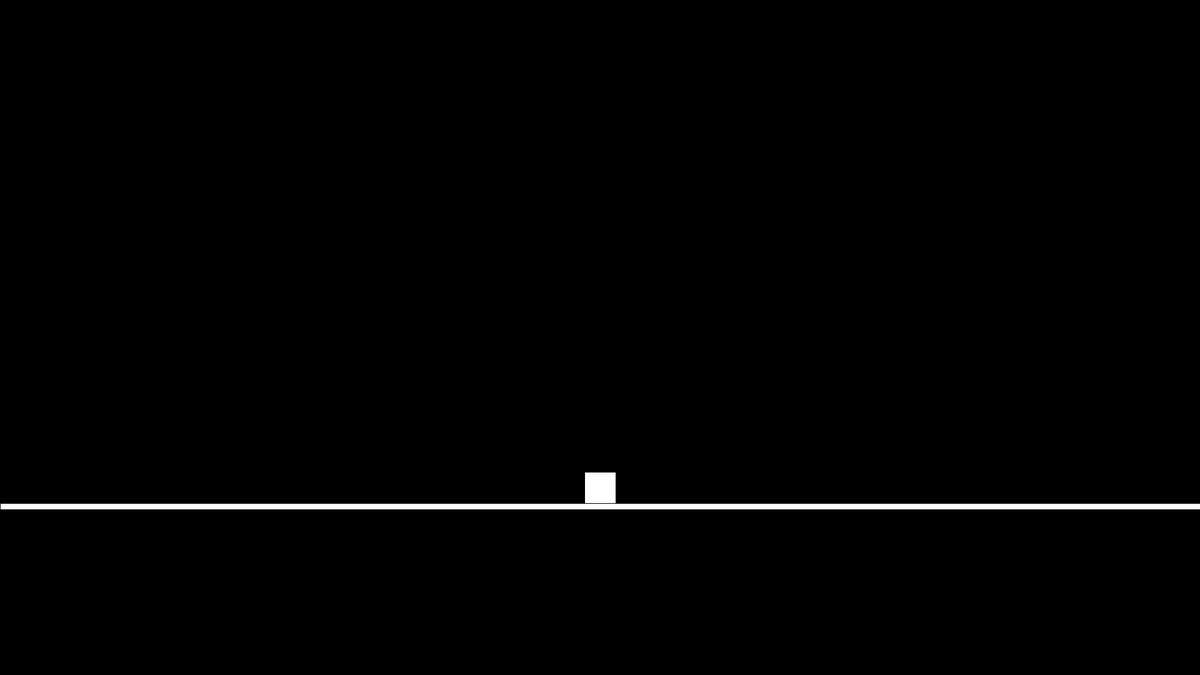
Frame 1 (no input)
Frame 60 (the mouse pressed at the canvas centre just before this capture): identical to frame 1, image omitted
Frame 120 (the mouse held since frame 60 and released just before this capture): identical to frame 1, image omitted

The Processing sketch that drew this single still picture (run headless with seeded random() and noise(); from frame 60 on, the mouse is pressed at the canvas centre):

// Processing sketch: hw6
// ── hw6.pde
ArrayList<Entity> entities;
Ground g;
ParticleSystem p;

void setup() {
	size(1920, 1080);
	background(0);
	entities = new ArrayList<Entity>();

	//init player
	float initX = width/2;
	float initY = .75 * height - 30;
	entities.add(new Player(initX, initY, 0));
	//init ground
	g = new Ground(width/2, .75 * height);
	p = new ParticleSystem(initX, initY);

	fill(255);
	rectMode(CENTER);
}


void draw() {
	background(0);
	g.draw();
	for (Entity e : entities) {
		e.update();
		e.draw();
	}
	p.run();
	p.x = entities.get(0).x;
	p.y = entities.get(0).y;
	groundCollision();
	input();
}

void groundCollision() {
	if (entities.get(0).y > g.y - 30) {
		entities.get(0).y -= .2;
		entities.get(0).velY = 0;
	}
}

void input() {
	if (keyPressed && key == 'w') {
		entities.get(0).velY = -10;
		for (int i = 0; i < 9; i++) {
			p.add(i);
		}
	}
}

// ── Entity.pde
class Entity {
	protected float x, y;
	protected float velY;

	public Entity(float x, float y, float velY) {
		this.x = x; this.y = y;
		this.velY = velY;
	}
	public void draw() {}
 	public void update() {
		velY += 9.81/60;
		y += velY;
	}
}

// ── Ground.pde
class Ground {
	public float x, y;
	public Ground(float x, float y) {
		this.x = x; this.y = y;
	}

	public void draw() {
		fill(255);
		rect(x, y, width, 10);
	}
}

// ── Particle.pde
class Particle {
	float x, y, velY;
	float timeLeft;
	public Particle (float x, float y, float velY) {
		this.x = x; this.y = y; this.velY = velY;
		timeLeft = 255.0;
	}
	public void update() {
		timeLeft -= 20;
		velY += 9.81/60;
		y += velY;
	}

	public void draw() {
		fill(100, 230, 255, timeLeft);
		ellipse(x, y, 10, 10);
	}
}

// ── ParticleSystem.pde
class ParticleSystem {
	public float x, y;
	ArrayList<Particle> particles;
	public ParticleSystem(float x, float y) {
		this.x = x; this.y = y;
		particles = new ArrayList<Particle>();
	}

	public void add(int ind) {
		float currX = x - 20;
		currX += 5 * ind;
		particles.add(new Particle(currX, y, 0));
	}

	public void run() {
		for (Particle p : particles) {
			p.update();
			p.draw();
		}
	}
}

// ── Player.pde
class Player extends Entity {
	public Player(float x, float y, float velY) {
		super(x, y, velY);
	}

	public void draw() {
		fill(255);
		rect(x, y, 50, 50);
	}
}
